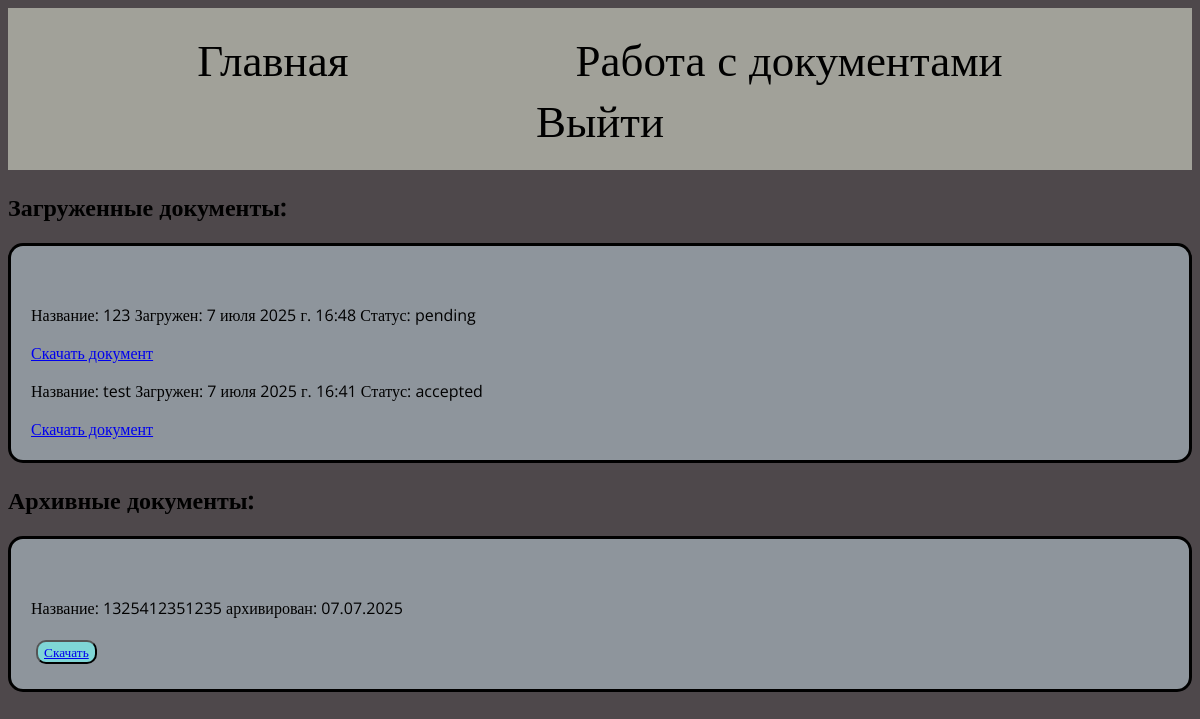
The page /docs/list (signed in) on the database as committed earlier.
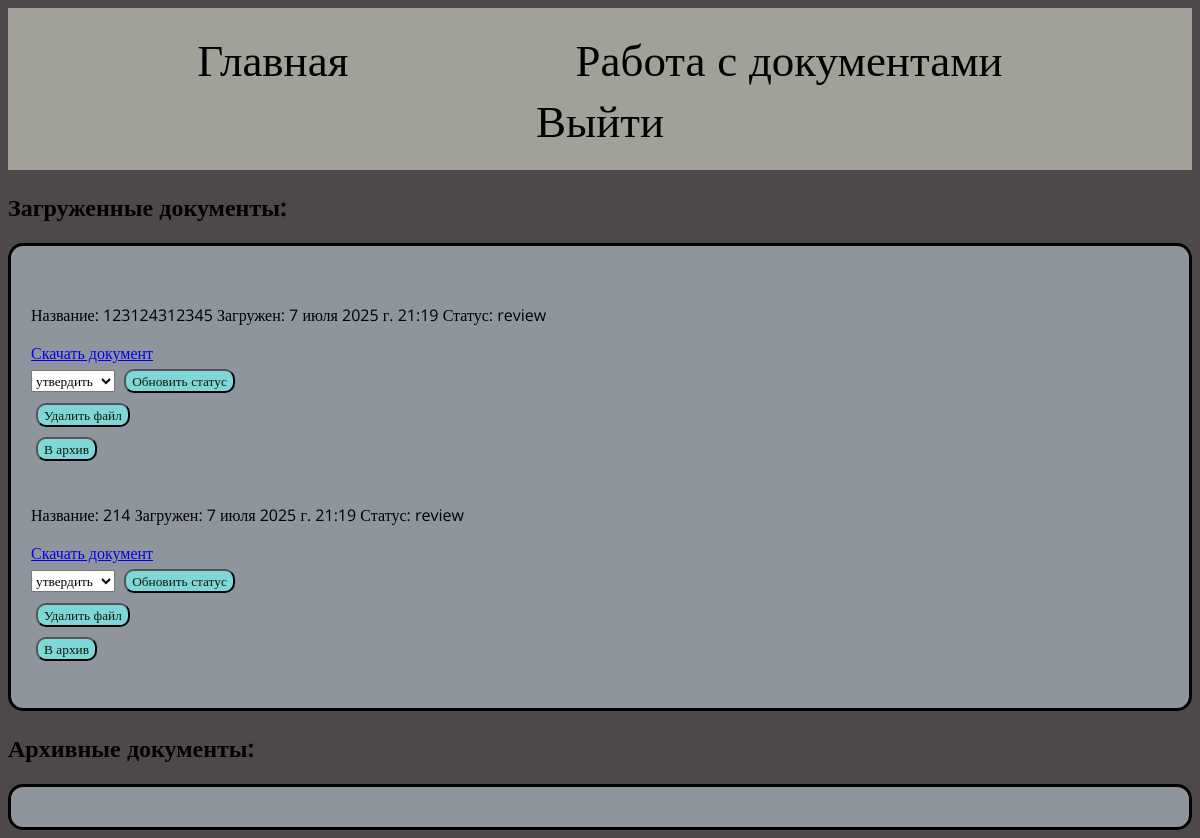
The same page on the database as committed later.
### docs/models.py (models this page shows, shortened)
class Document(models.Model):
    STATUS_CHOICES = [
        ('accepted', 'Утвердить'),
        ('rejected', 'Отклонить'),
        ('rework', 'На доработке'),
        ('review', 'на рассмотрении'),
        ('archived', 'В архиве'),
    ]
    title = models.CharField(max_length=200)
    file = models.FileField(upload_to='documents/')
    status = models.CharField(max_length=15, choices=STATUS_CHOICES, default='review')
    uploaded_at = models.DateTimeField(auto_now_add=True)
    uploaded_by = models.ForeignKey(User, on_delete=models.CASCADE, default=1)
    archived_at = models.DateTimeField(null=True, blank=True)
    class Meta:
        verbose_name = "Документ"
        verbose_name_plural = "Документы"

### docs/views.py (the view)
# urls.py: path('list', views.document_list, name='document_list'),
@login_required
def document_list(request):
    active_docs = Document.objects.exclude(status='archived').order_by('-uploaded_at')
    archived_docs = Document.objects.filter(status='archived').order_by('-archived_at')
    documents = Document.objects.all()
    return render(request, 'documents/document_list.html', {
        'active_docs': active_docs,
        'archived_docs': archived_docs,
        'can_edit': is_moderator(request.user),  # Флаг для проверки прав в шаблоне
        'documents': documents
    })

### docs/views.py (called while the page is built)
def is_moderator(user):
    return user.groups.filter(name__in=['moderators', 'moderator']).exists()

### docs/templates/documents/document_list.html (shortened to what this page needs)
{% extends "main/layout.html" %}
{% block content %}
    <div id='file' align='left'>
        <h2>Загруженные документы:</h2>
        <div class = 'bordered-file'>
            <ul>
                {% for document in active_docs %}
                    <li>
                        <p href="{{ document.file.url }}"> Название: {{ document.title }} Загружен: {{ document.uploaded_at }} Статус: {{ document.status }}</p>
                        <a href="{% url 'download_document' document.id %}">Скачать документ</a>
                        {% if request.user.is_staff or request.user.moderator%}
                            <form method="post" action="{% url 'update_status' document.id %}">
                                <select name="status">
                                    <option value="accepted" {% if document.status == 'accepted' %}selected{% endif %}>утвердить</option>
                                </select>
                                <button type="submit">Обновить статус</button>
                            </form>
                            <form method="post" action="{% url 'delete_document' document.id %}">
                                <button type="submit">Удалить файл</button>
                            </form>
                            <form method="post" action="{% url 'archive' document.id %}">
                                <button type="submit">В архив</button>
                            </form>
                        {% endif %}
                    </li>
                {% endfor %}
            </ul>
        </div>
        <h2>Архивные документы:</h2>
        <div class = 'bordered-file'>
            <ul>
                {% for doc in archived_docs %}
                <li>
                    <p href="{{ document.file.url }}"> Название: {{ doc.title }} архивирован: {{ doc.archived_at|date:"d.m.Y" }}</p>
                    <button type="submit"><a href="{% url 'download_document' doc.id %}">Скачать</a></button>
                </li>
                {% endfor %}
            </ul>
        </div>
{% endblock %}

### main/templates/main/layout.html (shortened to what this page needs)
{% load static %}
<!DOCTYPE html>
<html>
<head>
        <link rel="stylesheet" href="{% static 'main/css/main.css' %}">
        <link rel="stylesheet" href="{% static 'main/css/style.css' %}">
</head>
<body>
    <header>
        <ul>
            <a class='header_a' href="{%url 'home'%}"><li>Главная</li></a>
    {% if user.is_authenticated %}
        <a class='header_a' href="{%url 'docs'%}"><li>Работа с документами</li></a>
        <li> <a class='header_a' href="{% url 'logout' %}"> Выйти</a></li>
    {% else %}
        <a class='header_a' href="{% url 'login' %}">Войти</a>
    {% endif %}
        </ul>
    </header>
        {% block content %}{% endblock %}
</body>
</html>

### main/static/main/css/main.css (style rules this page uses)
body { background-color: rgb(78, 72, 75); }
header { background-color: rgb(161, 161, 153); text-align: center; }
ul { list-style: none; list-style-type: none; margin: 0; padding: 20px; }
.header_a { color: black; font-size: 45px; padding: 20px; text-decoration: none; }
li { display: inline; margin: 8%; }
.bordered-file { border: solid; border-color: black; border-radius: 15px; background: #8e959c; }
.bordered-file button { border-radius: 10px; color: rgb(13, 27, 4); transition: .2s linear; background: #7fd6d6; margin: 5px; }
.bordered-file option { border-radius: 10px; color: rgb(27, 4, 4); transition: .2s linear; margin: 5px; }

### main/static/main/css/style.css (style rules this page uses)
* { font-family: 'Open Sans', 'sans-serif', 'FontAwesome'; }

Rows that differ between the two databases and show on the page:
removed Document: title "123", uploaded_at "7 июля 2025 г. 16:48", status "pending", shown under "Загруженные документы:"
removed Document: title "test", uploaded_at "7 июля 2025 г. 16:41", status "accepted", shown under "Загруженные документы:"
removed Document: title "1325412351235", archived_at "07.07.2025", shown under "Архивные документы:"
added Document: title "123124312345", uploaded_at "7 июля 2025 г. 21:19", status "review", shown under "Загруженные документы:"
added Document: title "214", uploaded_at "7 июля 2025 г. 21:19", status "review", shown under "Загруженные документы:"
